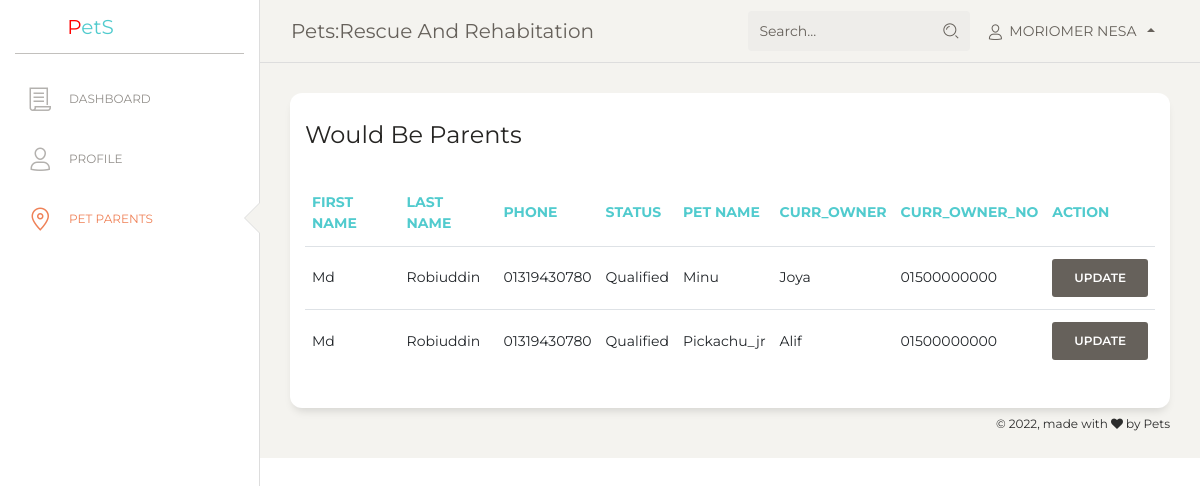
/admin/review.php (signed in), run on the app's committed database.
### tables this page shows
CREATE TABLE `for_review` (
  `id` int(11) NOT NULL,
  `fname` varchar(50) DEFAULT NULL,
  `lname` varchar(50) DEFAULT NULL,
  `email` varchar(200) NOT NULL,
  `phone` varchar(20) DEFAULT NULL,
  `details` text DEFAULT NULL,
  `pet_id` int(11) NOT NULL,
  `status` varchar(10) DEFAULT 'unchecked'
);

CREATE TABLE `pet_info` (
  `id` int(11) NOT NULL,
  `pet_name` varchar(30) DEFAULT NULL,
  `pet_age` varchar(10) DEFAULT NULL,
  `pet_photo` varchar(300) DEFAULT NULL,
  `pet_gender` varchar(10) DEFAULT NULL,
  `pet_type` varchar(20) DEFAULT NULL,
  `pet_owner` varchar(30) DEFAULT NULL,
  `contact_no` varchar(15) DEFAULT NULL,
  `address` varchar(200) DEFAULT NULL,
  `medical_condition` varchar(300) DEFAULT NULL,
  `adoption_status` varchar(20) DEFAULT 'unadopted'
);

### admin/review.php (the view, shortened to what this page needs)
<?php
include "includes/header.php";
include "../adoption/config.php";
$sql = "SELECT r.id,r.fname,r.lname,r.phone,r.status,p.id as pet_id,p.pet_name,p.pet_owner,p.contact_no FROM for_review as r JOIN pet_info as p ON(pet_id=p.id);";
$result = mysqli_query($conn,$sql);
?>
<body class="">
    <div class="wrapper ">
        <div class="sidebar" data-color="white" data-active-color="danger">
            <div class="logo">
                <a href="https://www.creative-tim.com" class="simple-text logo-mini">
                </a>
                <a class="navbar-brand" href="../index.php" rel="tooltip" title="Rescue and Rehabitation"
                    data-placement="bottom" target="_blank">
                    <span class="pt-3 mt-n5" style="color: red;">P</span>etS
                </a>
            </div>
            <div class="sidebar-wrapper">
                <ul class="nav">
                    <li>
                        <a href="index.php">
                            <i class="nc-icon nc-paper"></i>
                            <p>Dashboard</p>
                        </a>
                    </li>
                    <li>
                        <a href="profile.php">
                            <i class="nc-icon nc-single-02"></i>
                            <p>Profile</p>
                        </a>
                    </li>
                    <li class="active ">
                        <a href="javascript:;">
                            <i class="nc-icon nc-pin-3"></i>
                            <p>Pet Parents</p>
                        </a>
                    </li>
                </ul>
            </div>
        </div>
        <div class="main-panel">
            <nav class="navbar navbar-expand-lg navbar-absolute fixed-top navbar-transparent">
                <div class="container-fluid">
                    <div class="navbar-wrapper">
                        <a class="navbar-brand" href="javascript:;">Pets:Rescue and Rehabitation</a>
                    </div>
                    <div class="collapse navbar-collapse justify-content-end" id="navigation">
                        <form>
                            <div class="input-group no-border">
                                <input type="text" value="" class="form-control" placeholder="Search...">
                                <div class="input-group-append">
                                    <div class="input-group-text">
                                        <i class="nc-icon nc-zoom-split"></i>
                                    </div>
                                </div>
                            </div>
                        </form>
                        <ul class="navbar-nav">
                            <li class="nav-item btn-rotate dropdown">
                                <a class="nav-link dropdown-toggle" href="#" id="navbarDropdownMenuLink"
                                    data-toggle="dropdown" aria-haspopup="true" aria-expanded="true">
                                    <i class="nc-icon nc-single-02"></i>
                                    <?php echo $_SESSION['name']; ?>
                                </a>
                            </li>
                        </ul>
                    </div>
                </div>
            </nav>
            <div class="content">
                <div class="row">
                    <div class="col-md-12">
                        <div class="card">
                            <div class="card-header">
                                <h4 class="card-title">Would Be Parents</h4>
                            </div>
                            <div class="card-body">
                                <div class="table-responsive">
                                    <table class="table">
                                        <thead class=" text-primary">
                                            <th>
                                                First Name
                                            </th>
                                            <th>
                                                Last Name
                                            </th>
                                            <th>
                                                Phone
                                            </th>
                                            <th>
                                                Status
                                            </th>
                                            <th>
                                                Pet name
                                            </th>
                                            <th>
                                                curr_owner
                                            </th>
                                            <th>
                                                curr_owner_no
                                            </th>
                                            <th>
                                                Action
                                            </th>
                                        </thead>
                                        <tbody>
                                            <?php while($pet = mysqli_fetch_assoc($result)){?>
                                            <tr>
                                                <td>
                                                    <?php echo $pet['fname']; ?>
                                                </td>
                                                <td>
                                                    <?php echo $pet['lname']; ?>
                                                </td>
                                                <td>
                                                    <?php echo $pet['phone']; ?>
                                                </td>
                                                <td>
                                                    <?php echo $pet['status']; ?>
                                                </td>
                                                <td>
                                                    <?php echo $pet['pet_name']; ?>
                                                </td>
                                                <td>
                                                    <?php echo $pet['pet_owner']; ?>
                                                </td>
                                                <td>
                                                    <?php echo $pet['contact_no']; ?>
                                                </td>
                                                <td>
                                                    <a href="update_review.php?id=<?php echo $pet['id'];?>&pet_id=<?php echo $pet['pet_id'];?>" class="btn btn-secondary btn-block"> Update </a>
                                            </tr>
                                            <?php } ?>
                                        </tbody>
                                    </table>
                                </div>
                            </div>
                        </div>
                    </div>
                </div>
            </div>
            <?php include "includes/footer.php"; ?>

### data on the page
for_review: fname "Md", lname "Robiuddin", phone "01319430780", status "Qualified", pet.pet_name "Minu", pet.pet_owner "Joya", pet.contact_no "01500000000"
for_review: fname "Md", lname "Robiuddin", phone "01319430780", status "Qualified", pet.pet_name "Pickachu_jr", pet.pet_owner "Alif", pet.contact_no "01500000000"

### other printed values
$_SESSION['name'] "MORIOMER NESA"
